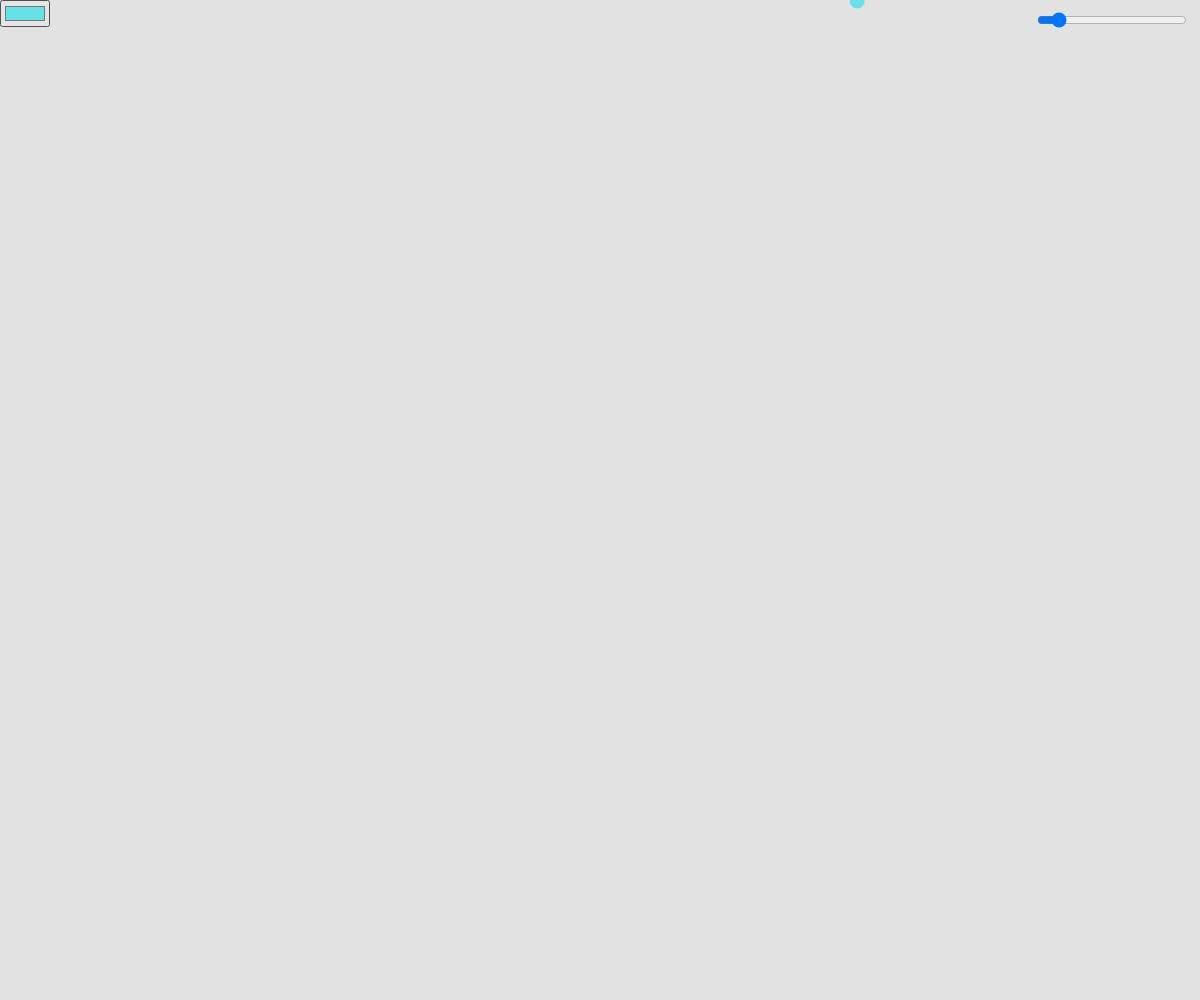
Frame 1 (no input)
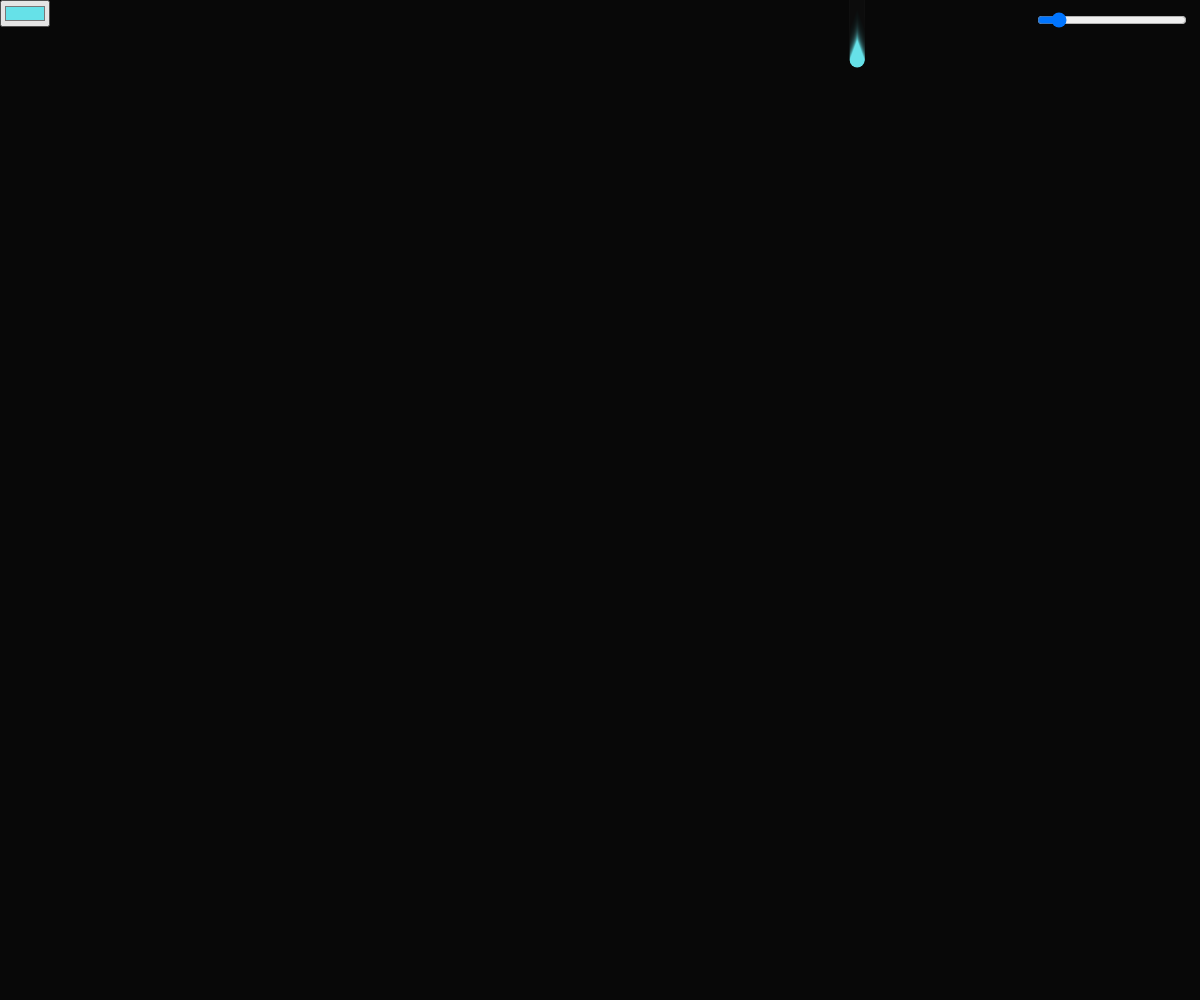
Frame 60 (no input)
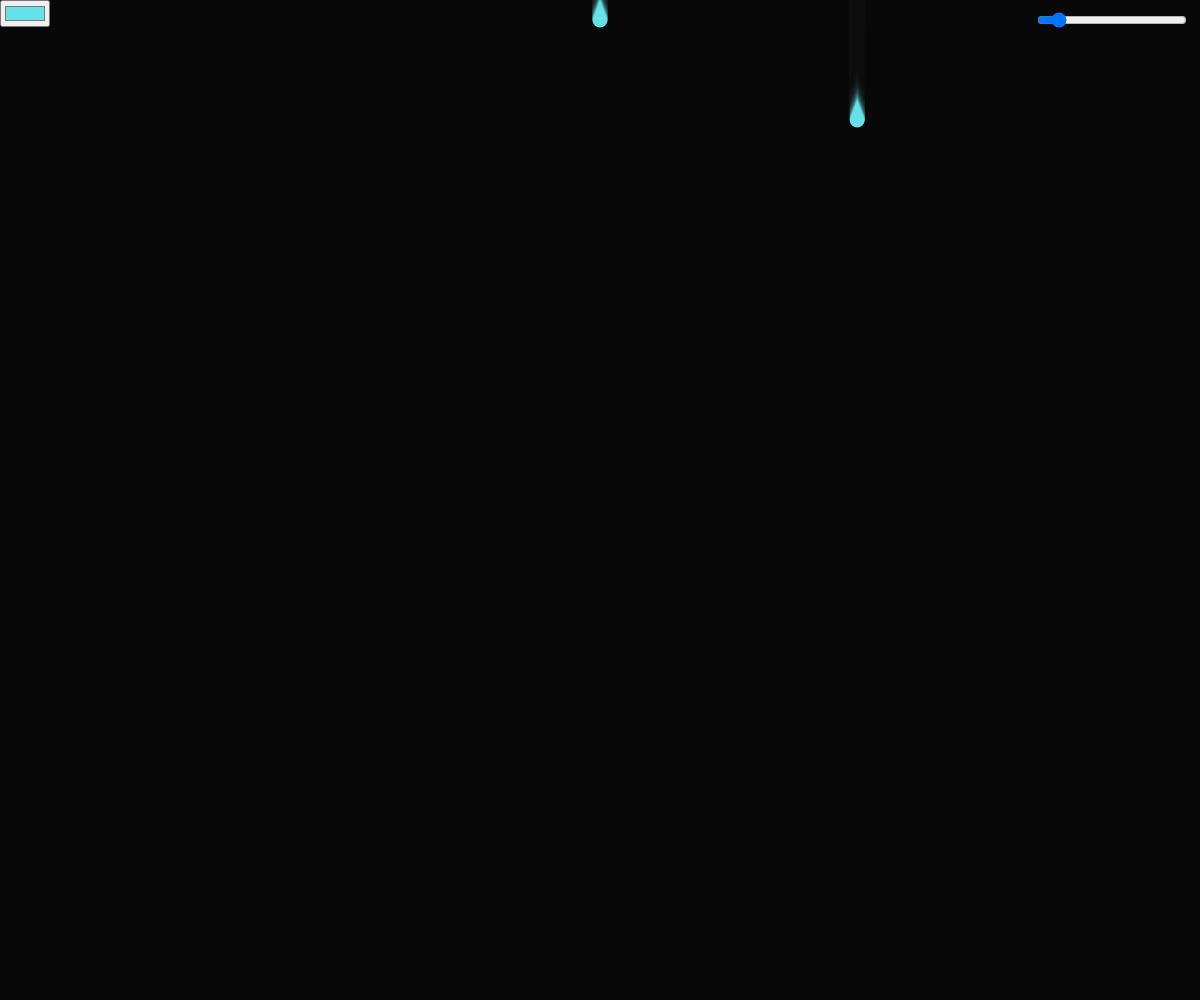
Frame 120 (the mouse pressed at the canvas centre since frame 60)

The p5.js sketch that drew these frames (run headless with seeded random() and noise() and a simulated clock; from frame 60 on, the mouse is pressed at the canvas centre):

// p5.js sketch
// ── sketch.js
//variable to store the object
let ball;
let colorPicker;
let colorPicker2;
let col;
let col2;
let numOfBalls = 1;
let balls = [];
let slider;

function setup() {
  createCanvas(windowWidth, windowHeight);
  //create a new object using the class 
  angleMode(DEGREES);
  colorPicker = createColorPicker('#66E1E8');
  col = colorPicker.color();
  colorPicker.position(0, 0);
    slider = createSlider(5, 100, 15, 5);
  slider.position(width-165, 10);
  slider.style('width', '150px');

  for (let i = 0; i < numOfBalls; i++) {
    balls[i] = new Ball(random(width), 0, col);
  }

}

function draw() {
 background(15, 30); //add opacity/trail
  //call the functions of the object
  for (let i = 0; i < balls.length; i++) {
    balls[i].move();
    balls[i].display();
    balls[i].intersect(mouseX, mouseY);

  }
}

//function to add new ball!

function mousePressed() {
  balls.push(new Ball(mouseX, -40,colorPicker.color()));
}


class Ball {
  constructor(x, y,c) {
      let val = slider.value();
    this.x = x;
    this.y = y;
    this.xDirection = 1;
    this.yDirection = 1;
    this.d = val;
   this.col =c;

  }
  //how its displayed on the canvas
  display() {

   
    strokeWeight(0);
    fill(this.col);
    rectMode(CENTER);
    // beginShape();
    // square(this.x, (this.y-(this.d/2)), (this.d/2),);
    triangle((this.x-(this.d/2)),this.y,this.x,(this.y-(this.d+5)),(this.x+(this.d/2)),this.y)
    arc(this.x, this.y, this.d,this.d,0,180,);
    
    // endShape(CLOSE);
    
  }

  //movement
  move() {
    this.y = (this.y + this.yDirection);
    
  }

  intersect(x, y) {
    let d = dist(this.x, this.y, x, y);
    let r = dist(this.x - this.d / 2, this.y, x, y);
    let l = dist(this.x + this.d / 2, this.y, x, y);

    if (l > this.d / 2 && d < this.d / 2) {
      print("left");
      this.x++;
    } else if (r > this.d / 2 && d < this.d / 2) {
      print("right");
      this.x--;
    }


  }



}
// ── generator.html
<!DOCTYPE html>
<html lang="en-US">


<!-- Mirrored from artfiles.rutgers.edu/~reyes@art.rutgers.edu/pages/past-projects.html by HTTrack Website Copier/3.x [XR&CO'2014], Wed, 18 Mar 2020 19:59:39 GMT -->
<head>
    <meta charset="UTF-8">
    <title>Past Projects</title>
    <meta name="viewport" content="width=device-width, initial-scale=1">

    <meta name="viewport" content="width=device-width, initial-scale=1.0">

    <link href="https://fonts.googleapis.com/css?family=Abril+Fatface|Berkshire+Swash|Libre+Barcode+39+Text|Molle:400i|Red+Hat+Display|Sail|Yeseva+One&amp;display=swap" rel="stylesheet">

    <link rel="stylesheet" type="text/css" href="../../assets/css/index-style.css">
</head>

<body>
   
    <!--    navigation-->
<div class="dropdown">
  <img src="../../assets/imgs/index-imgs/logo-red.png" alt="Logo" class="sec-img">
  <div class="dropdown-content">
    <ul>
        <li><a href="https://alexafreyes.github.io/index.html">Home</a></li>
        <li> <a href="https://alexafreyes.github.io/pages/about.html">About</a></li>
        <li>  <a href="https://alexafreyes.github.io/pages/current-projects.html">Current Projects</a></li>
        <li> <a href="https://alexafreyes.github.io/pages/past-projects.html">Past Projects</a></li>
        </ul>
  </div>
</div>
    
  <h2>Ink Droplet Generator</h2>

    <div class="flex-container">

        <div class="brand">
            <div class="portfolio"></div>
            <p>I made this generator to serve as a tool to relax. It simulates ink dropping into water, which are customizable. To change the ink droplets, use the slider and color picker.</p>
            <p><a href="index.html">Go to Generator</a></p>
        
        </div>

         <div class="brand">
            <img src="../../projects/generator/imgs/Screen%20Shot%202020-04-15%20at%2010.47.09%20PM.png" class="portfolio">
        </div>

        
         <div class="brand">
            <img src="../../projects/generator/imgs/Screen%20Shot%202020-04-15%20at%2010.46.15%20PM.png" class="site">
        </div>
        
                <div class="brand">
            <img src="../../projects/generator/imgs/Screen%20Shot%202020-04-15%20at%2010.47.09%20PM.png" class="site">
        </div>
        
        <div class="brand">
            <img src="../../projects/generator/imgs/Screen%20Shot%202020-04-15%20at%2010.47.26%20PM.png" class="portfolio">
        </div>

        
         <div class="brand">
            <img src="../../projects/generator/imgs/Screen%20Shot%202020-04-15%20at%2010.50.55%20PM.png" class="site">
        </div>
        
                <div class="brand">
            <img src="../../projects/generator/imgs/Screen%20Shot%202020-04-15%20at%2010.51.41%20PM.png" class="site">
        </div>
        
        
    </div>
</body>
<!-- Mirrored from artfiles.rutgers.edu/~reyes@art.rutgers.edu/pages/past-projects.html by HTTrack Website Copier/3.x [XR&CO'2014], Wed, 18 Mar 2020 19:59:39 GMT -->
</html>
